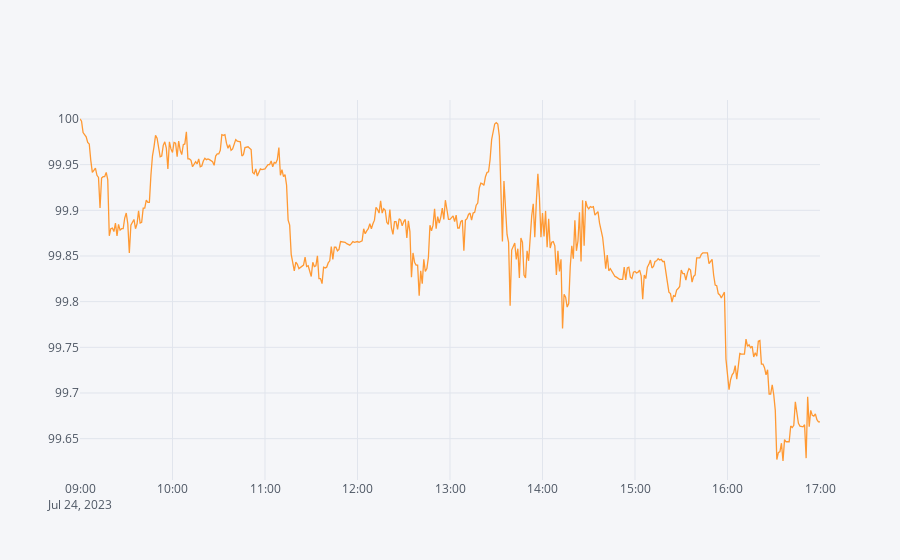

The notebook cell this image was saved under:
### Code cell
data.normalize().iplot(kind='lines')

### Figure 1 — Plotly figure (JSON) as saved in the notebook; plotly's stock layout.template omitted (floating-point values rounded to 4 significant figures; data arrays with more than 128 entries replaced by an {"elided": "..."} marker saying what was removed)
{"data": [{"line": {"color": "rgba(255, 153, 51, 1.0)", "dash": "solid", "shape": "linear", "width": 1.3}, "mode": "lines", "name": "CLOSE", "text": "", "type": "scatter", "x": {"elided": "481 str values"}, "y": {"elided": "481 float values"}}], "layout": {"legend": {"bgcolor": "#F5F6F9", "font": {"color": "#4D5663"}}, "paper_bgcolor": "#F5F6F9", "plot_bgcolor": "#F5F6F9", "title": {"font": {"color": "#4D5663"}}, "xaxis": {"gridcolor": "#E1E5ED", "showgrid": true, "tickfont": {"color": "#4D5663"}, "title": {"font": {"color": "#4D5663"}, "text": ""}, "zerolinecolor": "#E1E5ED"}, "yaxis": {"gridcolor": "#E1E5ED", "showgrid": true, "tickfont": {"color": "#4D5663"}, "title": {"font": {"color": "#4D5663"}, "text": ""}, "zerolinecolor": "#E1E5ED"}}}
